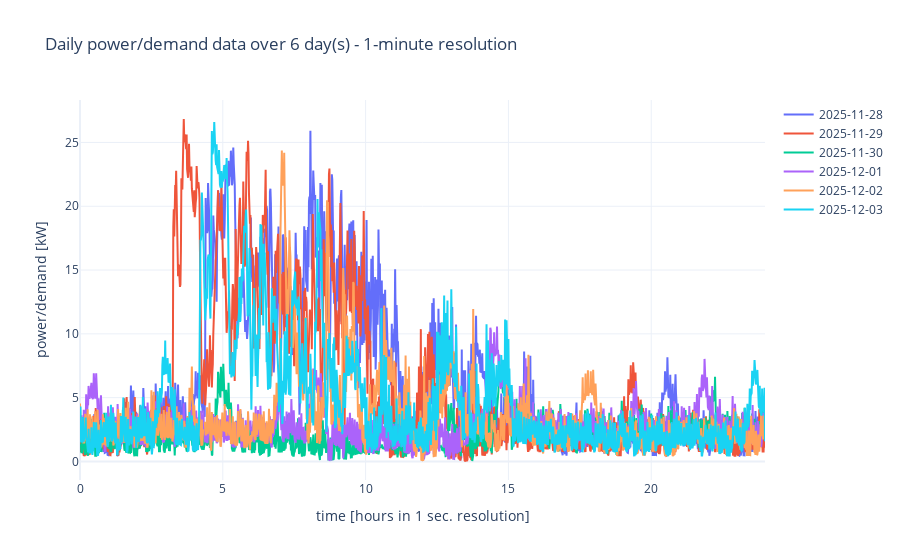

The notebook cell saved with this chart:
### Code cell
def plot_load_data(df, title_suffix):
    # -----------------------------
    # Ensure types
    # -----------------------------
    df["timestamp"] = pd.to_datetime(df["timestamp"], errors="raise")
    df = df.sort_values("timestamp")

    # -----------------------------
    # Create day label + seconds-of-day
    # -----------------------------
    df["date"] = df["timestamp"].dt.normalize()  # midnight of that date
    df["second_of_day"] = (df["timestamp"] - df["date"]).dt.total_seconds().astype(int)

    # -----------------------------
    # Select which days to plot (first 6 by date)
    # -----------------------------
    unique_dates = df["date"].drop_duplicates().sort_values()
    selected_dates = unique_dates.iloc[:6]   # like MATLAB [1:6]
    resolution = 1

    fig = go.Figure()

    for d in selected_dates:
        day_df = df[df["date"] == d].sort_values("second_of_day")
        day_df = day_df.iloc[::resolution]

        fig.add_trace(
            go.Scatter(
                x=day_df["second_of_day"].to_numpy() / 3600,
                y=day_df["avg_load"].to_numpy() / 1e3,
                mode="lines",
                name=str(d.date()),
            )
        )

    fig.update_layout(
        title=f"Daily power/demand data over {len(selected_dates)} day(s) - {title_suffix}",
        xaxis_title=f"time [hours in {resolution} sec. resolution]",
        yaxis_title="power/demand [kW]",
        template="plotly_white",
    )

    fig.show()

plot_load_data(df_1m, "1-minute resolution")

### Figure 1 — Plotly figure (JSON) as saved in the notebook; plotly's stock layout.template omitted (floating-point values rounded to 4 significant figures; data arrays with more than 128 entries replaced by an {"elided": "..."} marker saying what was removed)
{"data": [{"mode": "lines", "name": "2025-11-28", "type": "scatter", "x": {"elided": "1440 float values"}, "y": {"elided": "1440 float values"}}, {"mode": "lines", "name": "2025-11-29", "type": "scatter", "x": {"elided": "1440 float values"}, "y": {"elided": "1440 float values"}}, {"mode": "lines", "name": "2025-11-30", "type": "scatter", "x": {"elided": "1440 float values"}, "y": {"elided": "1440 float values"}}, {"mode": "lines", "name": "2025-12-01", "type": "scatter", "x": {"elided": "1440 float values"}, "y": {"elided": "1440 float values"}}, {"mode": "lines", "name": "2025-12-02", "type": "scatter", "x": {"elided": "1440 float values"}, "y": {"elided": "1440 float values"}}, {"mode": "lines", "name": "2025-12-03", "type": "scatter", "x": {"elided": "1440 float values"}, "y": {"elided": "1440 float values"}}], "layout": {"title": {"text": "Daily power/demand data over 6 day(s) - 1-minute resolution"}, "xaxis": {"title": {"text": "time [hours in 1 sec. resolution]"}}, "yaxis": {"title": {"text": "power/demand [kW]"}}}}
